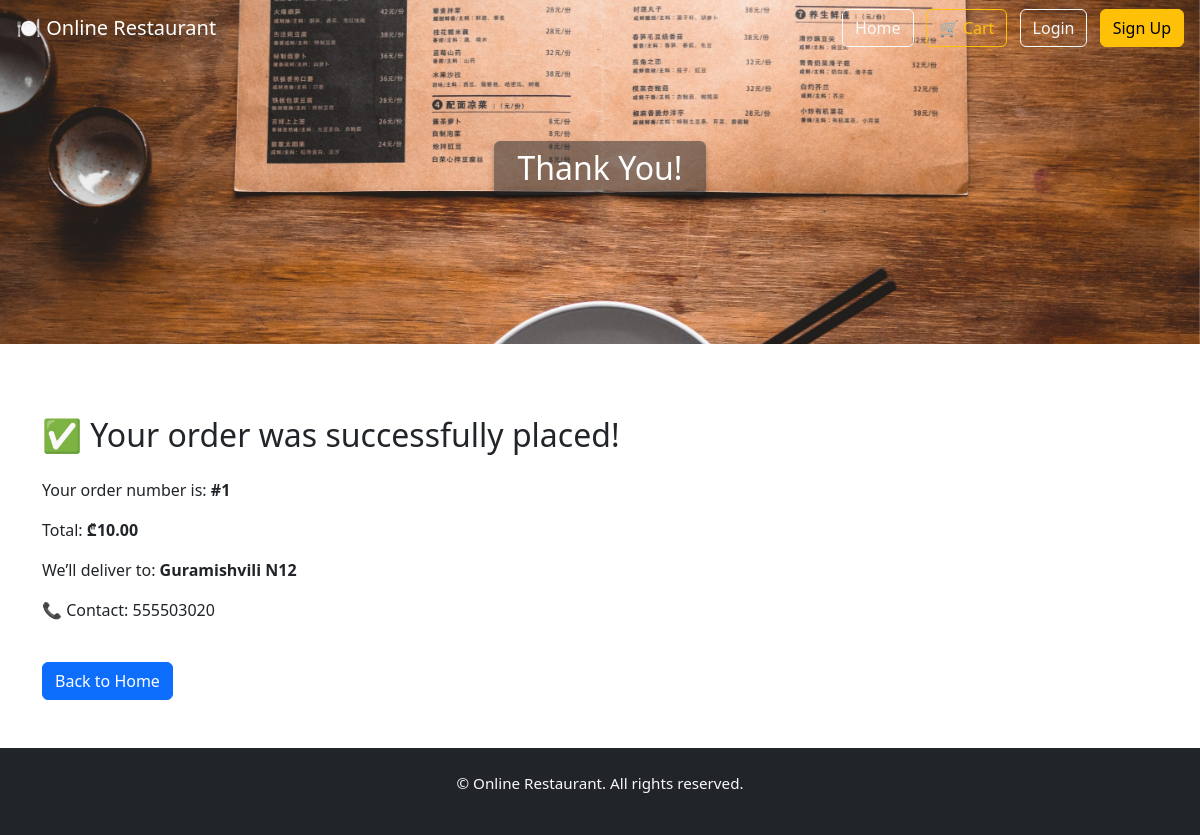
The app's page /order-success/6/ with its own data.
### menu/models.py (models this page shows, shortened)
class Order(models.Model):
    user = models.ForeignKey(settings.AUTH_USER_MODEL, on_delete=models.CASCADE)
    items = models.JSONField()
    address = models.CharField(max_length=255)
    phone = models.CharField(max_length=20)
    notes = models.TextField(blank=True)
    total_price = models.DecimalField(max_digits=8, decimal_places=2)
    created_at = models.DateTimeField(auto_now_add=True)
    user_order_number = models.PositiveIntegerField(null=True, blank=True)

### menu/views.py (the view)
# urls.py: path('order-success/<int:order_id>/', views.order_success_view, name='order_success'),
def order_success_view(request, order_id):
    order = Order.objects.get(id=order_id)
    return render(request, 'menu/order_success.html', {'order': order})

### menu/templates/menu/order_success.html (shortened to what this page needs)
{% extends 'menu/base.html' %}
{% block banner_text %}Thank You!{% endblock %}
{% block content %}
<h2 class="mb-4">✅ Your order was successfully placed!</h2>
<p>Your order number is: <strong>#{{ order.user_order_number }}</strong></p>
<p>Total: <strong>₾{{ order.total_price }}</strong></p>
<p>We’ll deliver to: <strong>{{ order.address }}</strong></p>
<p>📞 Contact: {{ order.phone }}</p>
<a href="/" class="btn btn-primary mt-4">Back to Home</a>
{% endblock %}

### records on screen
Order: user_order_number "1", total_price "10.00", address "Guramishvili N12", phone "555503020"
